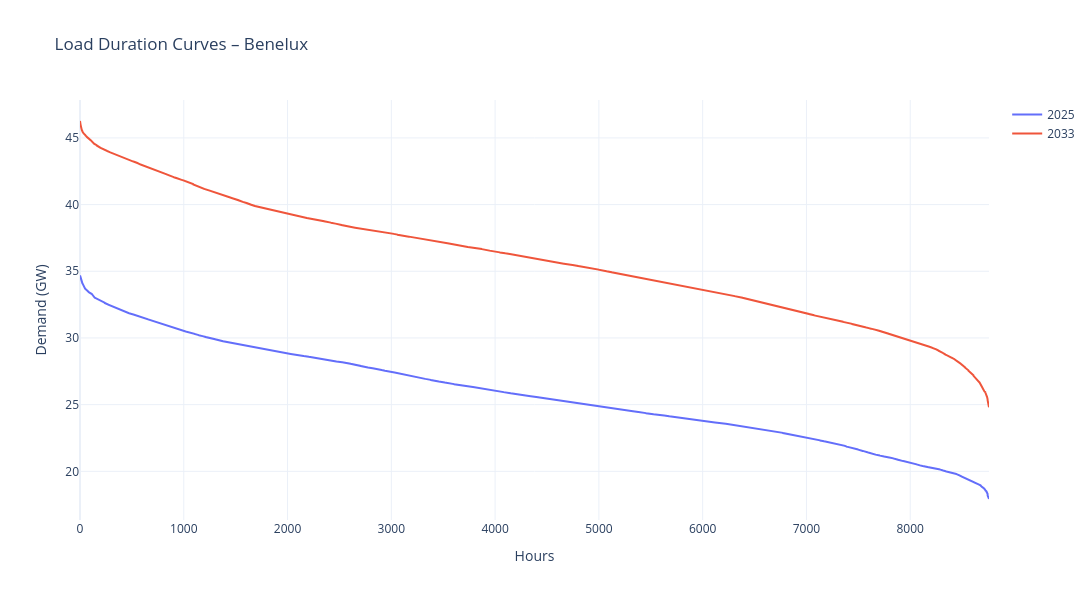

Notebook code for this chart:
### Markdown cell above
Plot of the load duration curves for the two target years:

### Code cell
fig = go.Figure()

for year in ERAA_target_years:
    # Add the curve for this year
    fig.add_trace(
        go.Scatter(
            x=ldc[year].index,          # Hour rank
            y=ldc[year][Notebook_climatic_year]/1e3,      # Sorted load values
            mode="lines",
            name=str(year)
        )
    )

fig.update_layout(
    title=f"Load Duration Curves – {country_choice.capitalize()}",
    xaxis_title="Hours",
    yaxis_title="Demand (GW)",
    template="plotly_white",
    hovermode="x unified",
    width=1100,
    height=600
)

fig.show()

### Figure 1 — Plotly figure (JSON) as saved in the notebook; plotly's stock layout.template omitted (floating-point values rounded to 4 significant figures; data arrays with more than 128 entries replaced by an {"elided": "..."} marker saying what was removed)
{"data": [{"mode": "lines", "name": "2025", "type": "scatter", "x": {"elided": "8760 int values"}, "y": {"elided": "8760 float values"}}, {"mode": "lines", "name": "2033", "type": "scatter", "x": {"elided": "8760 int values"}, "y": {"elided": "8760 float values"}}], "layout": {"height": 600, "hovermode": "x unified", "title": {"text": "Load Duration Curves – Benelux"}, "width": 1100, "xaxis": {"title": {"text": "Hours"}}, "yaxis": {"title": {"text": "Demand (GW)"}}}}
